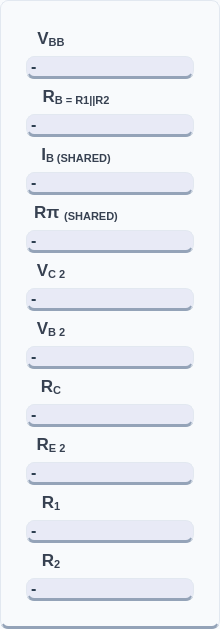
          <widget class="QFrame" name="frameOutputs">
           <property name="sizePolicy">
            <sizepolicy hsizetype="Preferred" vsizetype="Preferred">
             <horstretch>0</horstretch>
             <verstretch>0</verstretch>
            </sizepolicy>
           </property>
           <property name="minimumSize">
            <size>
             <width>220</width>
             <height>80</height>
            </size>
           </property>
           <property name="maximumSize">
            <size>
             <width>16777215</width>
             <height>16777215</height>
            </size>
           </property>
           <property name="styleSheet">
            <string notr="true">background-color: #f8fafc;
color: #334155;
border-radius: 8px;
border: 1px solid #e2e8f0;
border-bottom: 3px solid #94a3b8;
font-family: 'Inter', sans-serif;</string>
           </property>
           <property name="frameShape">
            <enum>QFrame::Shape::StyledPanel</enum>
           </property>
           <layout class="QVBoxLayout" name="verticalLayout_2">
            <property name="spacing">
             <number>5</number>
            </property>
            <property name="leftMargin">
             <number>25</number>
            </property>
            <property name="topMargin">
             <number>25</number>
            </property>
            <property name="rightMargin">
             <number>25</number>
            </property>
            <property name="bottomMargin">
             <number>25</number>
            </property>
            <item>
             <widget class="QLabel" name="labelIconVbb_2">
              <property name="sizePolicy">
               <sizepolicy hsizetype="Expanding" vsizetype="Fixed">
                <horstretch>0</horstretch>
                <verstretch>0</verstretch>
               </sizepolicy>
              </property>
              <property name="minimumSize">
               <size>
                <width>40</width>
                <height>25</height>
               </size>
              </property>
              <property name="maximumSize">
               <size>
                <width>50</width>
                <height>50</height>
               </size>
              </property>
              <property name="styleSheet">
               <string notr="true">QLabel {
    color: #374151;             /* The dark charcoal text from Image 1 */
    font-family: &quot;Rockwell&quot;;    /* The serif font from Image 1 */
    font-size: 13pt;
    font-weight: bold;
    background: transparent;    /* Crucial for the Image 2 flat look */
    border: none;
}</string>
              </property>
              <property name="text">
               <string>&lt;html&gt;&lt;head/&gt;&lt;body&gt;&lt;p&gt;V&lt;span style=&quot; vertical-align:sub;&quot;&gt;BB&lt;/span&gt;&lt;/p&gt;&lt;/body&gt;&lt;/html&gt;</string>
              </property>
              <property name="alignment">
               <set>Qt::AlignmentFlag::AlignCenter</set>
              </property>
             </widget>
            </item>
            <item>
             <widget class="QLabel" name="labelOutputVbb">
              <property name="sizePolicy">
               <sizepolicy hsizetype="Preferred" vsizetype="Fixed">
                <horstretch>0</horstretch>
                <verstretch>0</verstretch>
               </sizepolicy>
              </property>
              <property name="minimumSize">
               <size>
                <width>100</width>
                <height>20</height>
               </size>
              </property>
              <property name="cursor">
               <cursorShape>IBeamCursor</cursorShape>
              </property>
              <property name="mouseTracking">
               <bool>false</bool>
              </property>
              <property name="styleSheet">
               <string notr="true">font-size: 16px; font-weight: bold; color: #2c3e50; background: #e8eaf6;

</string>
              </property>
              <property name="text">
               <string>-</string>
              </property>
              <property name="scaledContents">
               <bool>false</bool>
              </property>
              <property name="textInteractionFlags">
               <set>Qt::TextInteractionFlag::LinksAccessibleByMouse|Qt::TextInteractionFlag::TextSelectableByMouse</set>
              </property>
             </widget>
            </item>
            <item>
             <widget class="QLabel" name="labelIconRb2">
              <property name="minimumSize">
               <size>
                <width>40</width>
                <height>25</height>
               </size>
              </property>
              <property name="maximumSize">
               <size>
                <width>100</width>
                <height>50</height>
               </size>
              </property>
              <property name="styleSheet">
               <string notr="true">QLabel {
    color: #374151;             /* The dark charcoal text from Image 1 */
    font-family: &quot;Rockwell&quot;;    /* The serif font from Image 1 */
    font-size: 13pt;
    font-weight: bold;
    background: transparent;    /* Crucial for the Image 2 flat look */
    border: none;
}</string>
              </property>
              <property name="text">
               <string>&lt;html&gt;&lt;head/&gt;&lt;body&gt;&lt;p&gt;R&lt;span style=&quot; vertical-align:sub;&quot;&gt;B = R1||R2&lt;/span&gt;&lt;/p&gt;&lt;/body&gt;&lt;/html&gt;</string>
              </property>
              <property name="alignment">
               <set>Qt::AlignmentFlag::AlignCenter</set>
              </property>
             </widget>
            </item>
            <item>
             <widget class="QLabel" name="labelOutputRb">
              <property name="sizePolicy">
               <sizepolicy hsizetype="Preferred" vsizetype="Fixed">
                <horstretch>0</horstretch>
                <verstretch>0</verstretch>
               </sizepolicy>
              </property>
              <property name="minimumSize">
               <size>
                <width>100</width>
                <height>20</height>
               </size>
              </property>
              <property name="cursor">
               <cursorShape>IBeamCursor</cursorShape>
              </property>
              <property name="mouseTracking">
               <bool>true</bool>
              </property>
              <property name="styleSheet">
               <string notr="true">font-size: 16px; font-weight: bold; color: #2c3e50; background: #e8eaf6;

</string>
              </property>
              <property name="text">
               <string>-</string>
              </property>
              <property name="textInteractionFlags">
               <set>Qt::TextInteractionFlag::LinksAccessibleByMouse|Qt::TextInteractionFlag::TextSelectableByMouse</set>
              </property>
             </widget>
            </item>
            <item>
             <widget class="QLabel" name="labelIconIb">
              <property name="sizePolicy">
               <sizepolicy hsizetype="Expanding" vsizetype="Fixed">
                <horstretch>0</horstretch>
                <verstretch>0</verstretch>
               </sizepolicy>
              </property>
              <property name="minimumSize">
               <size>
                <width>100</width>
                <height>25</height>
               </size>
              </property>
              <property name="maximumSize">
               <size>
                <width>50</width>
                <height>50</height>
               </size>
              </property>
              <property name="styleSheet">
               <string notr="true">QLabel {
    color: #374151;             /* The dark charcoal text from Image 1 */
    font-family: &quot;Rockwell&quot;;    /* The serif font from Image 1 */
    font-size: 13pt;
    font-weight: bold;
    background: transparent;    /* Crucial for the Image 2 flat look */
    border: none;
}</string>
              </property>
              <property name="text">
               <string>&lt;html&gt;&lt;head/&gt;&lt;body&gt;&lt;p&gt;I&lt;span style=&quot; vertical-align:sub;&quot;&gt;B (SHARED)&lt;/span&gt;&lt;/p&gt;&lt;/body&gt;&lt;/html&gt;</string>
              </property>
              <property name="alignment">
               <set>Qt::AlignmentFlag::AlignCenter</set>
              </property>
             </widget>
            </item>
            <item>
             <widget class="QLabel" name="labelOutputIb">
              <property name="sizePolicy">
               <sizepolicy hsizetype="Preferred" vsizetype="Fixed">
                <horstretch>0</horstretch>
                <verstretch>0</verstretch>
               </sizepolicy>
              </property>
              <property name="minimumSize">
               <size>
                <width>100</width>
                <height>20</height>
               </size>
              </property>
              <property name="cursor">
               <cursorShape>IBeamCursor</cursorShape>
              </property>
              <property name="mouseTracking">
               <bool>true</bool>
              </property>
              <property name="styleSheet">
               <string notr="true">font-size: 16px; font-weight: bold; color: #2c3e50; background: #e8eaf6;

</string>
              </property>
              <property name="text">
               <string>-</string>
              </property>
              <property name="textInteractionFlags">
               <set>Qt::TextInteractionFlag::LinksAccessibleByMouse|Qt::TextInteractionFlag::TextSelectableByMouse</set>
              </property>
             </widget>
            </item>
            <item>
             <widget class="QLabel" name="labelIconRpi">
              <property name="sizePolicy">
               <sizepolicy hsizetype="Expanding" vsizetype="Fixed">
                <horstretch>0</horstretch>
                <verstretch>0</verstretch>
               </sizepolicy>
              </property>
              <property name="minimumSize">
               <size>
                <width>100</width>
                <height>25</height>
               </size>
              </property>
              <property name="maximumSize">
               <size>
                <width>50</width>
                <height>50</height>
               </size>
              </property>
              <property name="styleSheet">
               <string notr="true">QLabel {
    color: #374151;             /* The dark charcoal text from Image 1 */
    font-family: &quot;Rockwell&quot;;    /* The serif font from Image 1 */
    font-size: 13pt;
    font-weight: bold;
    background: transparent;    /* Crucial for the Image 2 flat look */
    border: none;
}</string>
              </property>
              <property name="text">
               <string>&lt;html&gt;&lt;head/&gt;&lt;body&gt;&lt;p&gt;Rπ &lt;span style=&quot; vertical-align:sub;&quot;&gt;(SHARED)&lt;/span&gt;&lt;/p&gt;&lt;/body&gt;&lt;/html&gt;</string>
              </property>
              <property name="alignment">
               <set>Qt::AlignmentFlag::AlignCenter</set>
              </property>
             </widget>
            </item>
            <item>
             <widget class="QLabel" name="labelOutputRpi">
              <property name="sizePolicy">
               <sizepolicy hsizetype="Preferred" vsizetype="Fixed">
                <horstretch>0</horstretch>
                <verstretch>0</verstretch>
               </sizepolicy>
              </property>
              <property name="minimumSize">
               <size>
                <width>100</width>
                <height>20</height>
               </size>
              </property>
              <property name="cursor">
               <cursorShape>IBeamCursor</cursorShape>
              </property>
              <property name="mouseTracking">
               <bool>true</bool>
              </property>
              <property name="styleSheet">
               <string notr="true">font-size: 16px; font-weight: bold; color: #2c3e50; background: #e8eaf6;

</string>
              </property>
              <property name="text">
               <string>-</string>
              </property>
              <property name="textInteractionFlags">
               <set>Qt::TextInteractionFlag::LinksAccessibleByMouse|Qt::TextInteractionFlag::TextSelectableByMouse</set>
              </property>
             </widget>
            </item>
            <item>
             <widget class="QLabel" name="labelIconVc2">
              <property name="sizePolicy">
               <sizepolicy hsizetype="Expanding" vsizetype="Fixed">
                <horstretch>40</horstretch>
                <verstretch>40</verstretch>
               </sizepolicy>
              </property>
              <property name="minimumSize">
               <size>
                <width>40</width>
                <height>25</height>
               </size>
              </property>
              <property name="maximumSize">
               <size>
                <width>50</width>
                <height>50</height>
               </size>
              </property>
              <property name="styleSheet">
               <string notr="true">QLabel {
    color: #374151;             /* The dark charcoal text from Image 1 */
    font-family: &quot;Rockwell&quot;;    /* The serif font from Image 1 */
    font-size: 13pt;
    font-weight: bold;
    background: transparent;    /* Crucial for the Image 2 flat look */
    border: none;
}</string>
              </property>
              <property name="text">
               <string>&lt;html&gt;&lt;head/&gt;&lt;body&gt;&lt;p&gt;V&lt;span style=&quot; vertical-align:sub;&quot;&gt;C 2&lt;/span&gt;&lt;/p&gt;&lt;/body&gt;&lt;/html&gt;</string>
              </property>
              <property name="alignment">
               <set>Qt::AlignmentFlag::AlignCenter</set>
              </property>
             </widget>
            </item>
            <item>
             <widget class="QLabel" name="labelOutputVc2">
              <property name="sizePolicy">
               <sizepolicy hsizetype="Preferred" vsizetype="Fixed">
                <horstretch>0</horstretch>
                <verstretch>0</verstretch>
               </sizepolicy>
              </property>
              <property name="minimumSize">
               <size>
                <width>100</width>
                <height>20</height>
               </size>
              </property>
              <property name="cursor">
               <cursorShape>IBeamCursor</cursorShape>
              </property>
              <property name="mouseTracking">
               <bool>true</bool>
              </property>
              <property name="styleSheet">
               <string notr="true">font-size: 16px; font-weight: bold; color: #2c3e50; background: #e8eaf6;

</string>
              </property>
              <property name="text">
               <string>-</string>
              </property>
              <property name="textInteractionFlags">
               <set>Qt::TextInteractionFlag::LinksAccessibleByMouse|Qt::TextInteractionFlag::TextSelectableByMouse</set>
              </property>
             </widget>
            </item>
            <item>
             <widget class="QLabel" name="labelIconVb2">
              <property name="sizePolicy">
               <sizepolicy hsizetype="Expanding" vsizetype="Fixed">
                <horstretch>0</horstretch>
                <verstretch>0</verstretch>
               </sizepolicy>
              </property>
              <property name="minimumSize">
               <size>
                <width>40</width>
                <height>25</height>
               </size>
              </property>
              <property name="maximumSize">
               <size>
                <width>50</width>
                <height>50</height>
               </size>
              </property>
              <property name="styleSheet">
               <string notr="true">QLabel {
    color: #374151;             /* The dark charcoal text from Image 1 */
    font-family: &quot;Rockwell&quot;;    /* The serif font from Image 1 */
    font-size: 13pt;
    font-weight: bold;
    background: transparent;    /* Crucial for the Image 2 flat look */
    border: none;
}</string>
              </property>
              <property name="text">
               <string>&lt;html&gt;&lt;head/&gt;&lt;body&gt;&lt;p&gt;V&lt;span style=&quot; vertical-align:sub;&quot;&gt;B 2&lt;/span&gt;&lt;/p&gt;&lt;/body&gt;&lt;/html&gt;</string>
              </property>
              <property name="alignment">
               <set>Qt::AlignmentFlag::AlignCenter</set>
              </property>
             </widget>
            </item>
            <item>
             <widget class="QLabel" name="labelOutputVb2">
              <property name="sizePolicy">
               <sizepolicy hsizetype="Preferred" vsizetype="Fixed">
                <horstretch>0</horstretch>
                <verstretch>0</verstretch>
               </sizepolicy>
              </property>
              <property name="minimumSize">
               <size>
                <width>100</width>
                <height>20</height>
               </size>
              </property>
              <property name="cursor">
               <cursorShape>IBeamCursor</cursorShape>
              </property>
              <property name="mouseTracking">
               <bool>true</bool>
              </property>
              <property name="styleSheet">
               <string notr="true">font-size: 16px; font-weight: bold; color: #2c3e50; background: #e8eaf6;

</string>
              </property>
              <property name="text">
               <string>-</string>
              </property>
              <property name="textInteractionFlags">
               <set>Qt::TextInteractionFlag::LinksAccessibleByMouse|Qt::TextInteractionFlag::TextSelectableByMouse</set>
              </property>
             </widget>
            </item>
            <item>
             <widget class="QLabel" name="labelIconRc">
              <property name="sizePolicy">
               <sizepolicy hsizetype="Expanding" vsizetype="Fixed">
                <horstretch>0</horstretch>
                <verstretch>0</verstretch>
               </sizepolicy>
              </property>
              <property name="minimumSize">
               <size>
                <width>40</width>
                <height>25</height>
               </size>
              </property>
              <property name="maximumSize">
               <size>
                <width>50</width>
                <height>50</height>
               </size>
              </property>
              <property name="styleSheet">
               <string notr="true">QLabel {
    color: #374151;             /* The dark charcoal text from Image 1 */
    font-family: &quot;Rockwell&quot;;    /* The serif font from Image 1 */
    font-size: 13pt;
    font-weight: bold;
    background: transparent;    /* Crucial for the Image 2 flat look */
    border: none;
}</string>
              </property>
              <property name="text">
               <string>&lt;html&gt;&lt;head/&gt;&lt;body&gt;&lt;p&gt;R&lt;span style=&quot; vertical-align:sub;&quot;&gt;C&lt;/span&gt;&lt;/p&gt;&lt;/body&gt;&lt;/html&gt;</string>
              </property>
              <property name="alignment">
               <set>Qt::AlignmentFlag::AlignCenter</set>
              </property>
             </widget>
            </item>
            <item>
             <widget class="QLabel" name="labelOutputRc">
              <property name="sizePolicy">
               <sizepolicy hsizetype="Preferred" vsizetype="Fixed">
                <horstretch>0</horstretch>
                <verstretch>0</verstretch>
               </sizepolicy>
              </property>
              <property name="minimumSize">
               <size>
                <width>100</width>
                <height>20</height>
               </size>
              </property>
              <property name="cursor">
               <cursorShape>IBeamCursor</cursorShape>
              </property>
              <property name="mouseTracking">
               <bool>true</bool>
              </property>
              <property name="styleSheet">
               <string notr="true">font-size: 16px; font-weight: bold; color: #2c3e50; background: #e8eaf6;

</string>
              </property>
              <property name="text">
               <string>-</string>
              </property>
              <property name="textInteractionFlags">
               <set>Qt::TextInteractionFlag::LinksAccessibleByMouse|Qt::TextInteractionFlag::TextSelectableByMouse</set>
              </property>
             </widget>
            </item>
            <item>
             <widget class="QLabel" name="labelIconRe2">
              <property name="sizePolicy">
               <sizepolicy hsizetype="Expanding" vsizetype="Fixed">
                <horstretch>0</horstretch>
                <verstretch>0</verstretch>
               </sizepolicy>
              </property>
              <property name="minimumSize">
               <size>
                <width>40</width>
                <height>25</height>
               </size>
              </property>
              <property name="maximumSize">
               <size>
                <width>50</width>
                <height>50</height>
               </size>
              </property>
              <property name="styleSheet">
               <string notr="true">QLabel {
    color: #374151;             /* The dark charcoal text from Image 1 */
    font-family: &quot;Rockwell&quot;;    /* The serif font from Image 1 */
    font-size: 13pt;
    font-weight: bold;
    background: transparent;    /* Crucial for the Image 2 flat look */
    border: none;
}</string>
              </property>
              <property name="text">
               <string>&lt;html&gt;&lt;head/&gt;&lt;body&gt;&lt;p&gt;R&lt;span style=&quot; vertical-align:sub;&quot;&gt;E 2&lt;/span&gt;&lt;/p&gt;&lt;/body&gt;&lt;/html&gt;</string>
              </property>
              <property name="alignment">
               <set>Qt::AlignmentFlag::AlignCenter</set>
              </property>
             </widget>
            </item>
            <item>
             <widget class="QLabel" name="labelOutputRe2">
              <property name="sizePolicy">
               <sizepolicy hsizetype="Preferred" vsizetype="Fixed">
                <horstretch>0</horstretch>
                <verstretch>0</verstretch>
               </sizepolicy>
              </property>
              <property name="minimumSize">
               <size>
                <width>100</width>
                <height>20</height>
               </size>
              </property>
              <property name="cursor">
               <cursorShape>IBeamCursor</cursorShape>
              </property>
              <property name="mouseTracking">
               <bool>true</bool>
              </property>
              <property name="styleSheet">
               <string notr="true">font-size: 16px; font-weight: bold; color: #2c3e50; background: #e8eaf6;

</string>
              </property>
              <property name="text">
               <string>-</string>
              </property>
              <property name="textInteractionFlags">
               <set>Qt::TextInteractionFlag::LinksAccessibleByMouse|Qt::TextInteractionFlag::TextSelectableByMouse</set>
              </property>
             </widget>
            </item>
            <item>
             <widget class="QLabel" name="labelIconVc_2">
              <property name="sizePolicy">
               <sizepolicy hsizetype="Expanding" vsizetype="Fixed">
                <horstretch>40</horstretch>
                <verstretch>40</verstretch>
               </sizepolicy>
              </property>
              <property name="minimumSize">
               <size>
                <width>40</width>
                <height>25</height>
               </size>
              </property>
              <property name="maximumSize">
               <size>
                <width>50</width>
                <height>50</height>
               </size>
              </property>
              <property name="styleSheet">
               <string notr="true">QLabel {
    color: #374151;             /* The dark charcoal text from Image 1 */
    font-family: &quot;Rockwell&quot;;    /* The serif font from Image 1 */
    font-size: 13pt;
    font-weight: bold;
    background: transparent;    /* Crucial for the Image 2 flat look */
    border: none;
}</string>
              </property>
              <property name="text">
               <string>&lt;html&gt;&lt;head/&gt;&lt;body&gt;&lt;p&gt;R&lt;span style=&quot; vertical-align:sub;&quot;&gt;1&lt;/span&gt;&lt;/p&gt;&lt;/body&gt;&lt;/html&gt;</string>
              </property>
              <property name="alignment">
               <set>Qt::AlignmentFlag::AlignCenter</set>
              </property>
             </widget>
            </item>
            <item>
             <widget class="QLabel" name="labelOutputR1">
              <property name="sizePolicy">
               <sizepolicy hsizetype="Preferred" vsizetype="Fixed">
                <horstretch>0</horstretch>
                <verstretch>0</verstretch>
               </sizepolicy>
              </property>
              <property name="minimumSize">
               <size>
                <width>100</width>
                <height>20</height>
               </size>
              </property>
              <property name="cursor">
               <cursorShape>IBeamCursor</cursorShape>
              </property>
              <property name="mouseTracking">
               <bool>true</bool>
              </property>
              <property name="styleSheet">
               <string notr="true">font-size: 16px; font-weight: bold; color: #2c3e50; background: #e8eaf6;

</string>
              </property>
              <property name="text">
               <string>-</string>
              </property>
              <property name="textInteractionFlags">
               <set>Qt::TextInteractionFlag::LinksAccessibleByMouse|Qt::TextInteractionFlag::TextSelectableByMouse</set>
              </property>
             </widget>
            </item>
            <item>
             <widget class="QLabel" name="labelIconVb">
              <property name="sizePolicy">
               <sizepolicy hsizetype="Expanding" vsizetype="Fixed">
                <horstretch>0</horstretch>
                <verstretch>0</verstretch>
               </sizepolicy>
              </property>
              <property name="minimumSize">
               <size>
                <width>40</width>
                <height>25</height>
               </size>
              </property>
              <property name="maximumSize">
               <size>
                <width>50</width>
                <height>50</height>
               </size>
              </property>
              <property name="styleSheet">
               <string notr="true">QLabel {
    color: #374151;             /* The dark charcoal text from Image 1 */
    font-family: &quot;Rockwell&quot;;    /* The serif font from Image 1 */
    font-size: 13pt;
    font-weight: bold;
    background: transparent;    /* Crucial for the Image 2 flat look */
    border: none;
}</string>
              </property>
              <property name="text">
               <string>&lt;html&gt;&lt;head/&gt;&lt;body&gt;&lt;p&gt;R&lt;span style=&quot; vertical-align:sub;&quot;&gt;2&lt;/span&gt;&lt;/p&gt;&lt;/body&gt;&lt;/html&gt;</string>
              </property>
              <property name="alignment">
               <set>Qt::AlignmentFlag::AlignCenter</set>
              </property>
             </widget>
            </item>
            <item>
             <widget class="QLabel" name="labelOutputR2">
              <property name="sizePolicy">
               <sizepolicy hsizetype="Preferred" vsizetype="Fixed">
                <horstretch>0</horstretch>
                <verstretch>0</verstretch>
               </sizepolicy>
              </property>
              <property name="minimumSize">
               <size>
                <width>100</width>
                <height>20</height>
               </size>
              </property>
              <property name="cursor">
               <cursorShape>IBeamCursor</cursorShape>
              </property>
              <property name="mouseTracking">
               <bool>true</bool>
              </property>
              <property name="styleSheet">
               <string notr="true">font-size: 16px; font-weight: bold; color: #2c3e50; background: #e8eaf6;

</string>
              </property>
              <property name="text">
               <string>-</string>
              </property>
              <property name="textInteractionFlags">
               <set>Qt::TextInteractionFlag::LinksAccessibleByMouse|Qt::TextInteractionFlag::TextSelectableByMouse</set>
              </property>
             </widget>
            </item>
           </layout>
          </widget>
